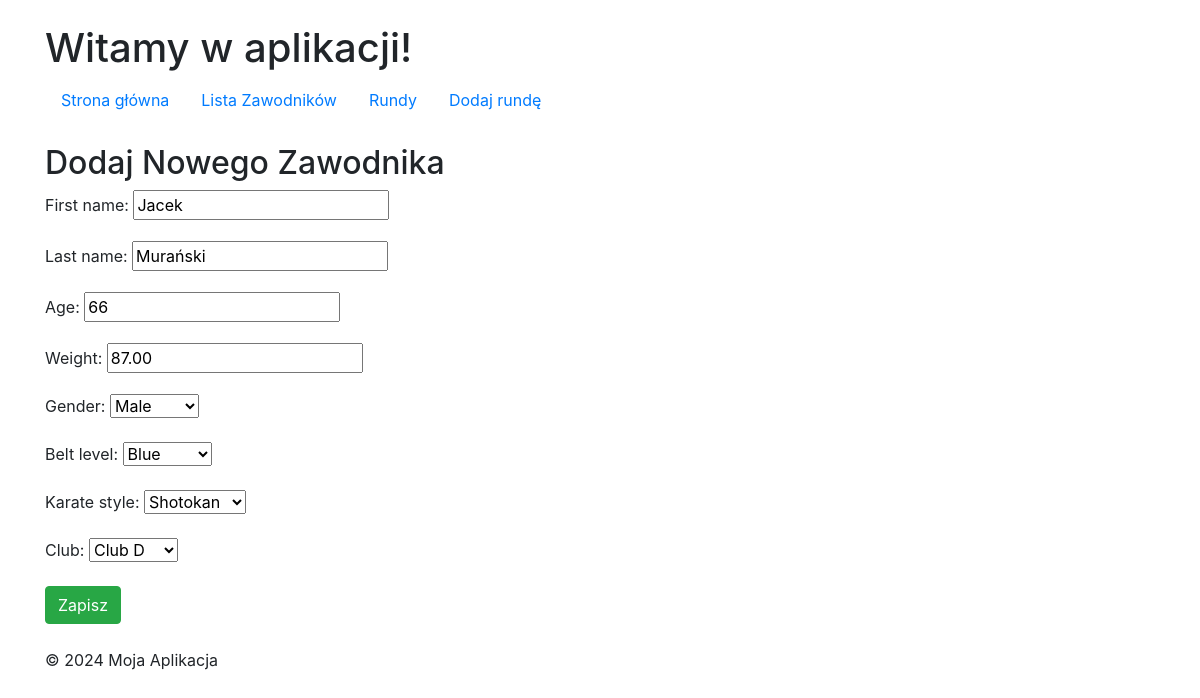
Page /athletes/5/edit/ on the committed database.
### TurniejKarate/models.py (models this page shows, shortened)
class Athlete(models.Model):
    BELT_LEVELS = [
        ('white', 'White'),
        ('yellow', 'Yellow'),
        ('green', 'Green'),
        ('blue', 'Blue'),
        ('brown', 'Brown'),
        ('black', 'Black'),
    ]
    KARATE_STYLES = [
        ('shotokan', 'Shotokan'),
        ('goju_ryu', 'Goju-Ryu'),
        ('shito_ryu', 'Shito-Ryu'),
        ('kyokushin', 'Kyokushin'),
        ('wado_ryu', 'Wado-Ryu'),
        ('enshin', 'Enshin'),
    ]
    GENDER_CHOICES = [
        ('M', 'Male'),
        ('F', 'Female'),
        ('O', 'Other'),
    ]
    first_name = models.CharField(max_length=50)
    last_name = models.CharField(max_length=50)
    age = models.PositiveIntegerField()
    weight = models.DecimalField(max_digits=5, decimal_places=2)
    gender = models.CharField(max_length=1, choices=GENDER_CHOICES)
    belt_level = models.CharField(max_length=10, choices=BELT_LEVELS)
    karate_style = models.CharField(max_length=20, choices=KARATE_STYLES)
    club = models.ForeignKey(Club, on_delete=models.CASCADE)
    weight_category = models.ForeignKey(WeightCategory, on_delete=models.SET_NULL, null=True, blank=True)

### TurniejKarate/views.py (the view)
# urls.py: path('athletes/<int:pk>/edit/', AthleteUpdateView.as_view(), name='athlete_update'),  # Edytowanie zawodnika
class AthleteUpdateView(UpdateView):
    model = Athlete
    template_name = 'athlete_form.html'  # Formularz do edycji zawodnika
    fields = ['first_name', 'last_name', 'age', 'weight', 'gender', 'belt_level', 'karate_style', 'club',]
    success_url = reverse_lazy('athlete_list')  # Po edycji wracamy na listę zawodników

### TurniejKarate/models.py (called while the page is built)
    def __str__(self):
        return self.name

### templates/athlete_form.html (shortened to what this page needs)
{% extends 'base.html' %}
{% block content %}
  <h2>Dodaj Nowego Zawodnika</h2>
  <form method="POST">
    {{ form.as_p }}
    <button type="submit" class="btn btn-success">Zapisz</button>
  </form>
{% endblock %}

### rows in the picture
Athlete: first_name "Jacek", last_name "Murański", age "66", weight "87.00", gender "Male", belt_level "Blue", karate_style "Shotokan", club "Club D"
